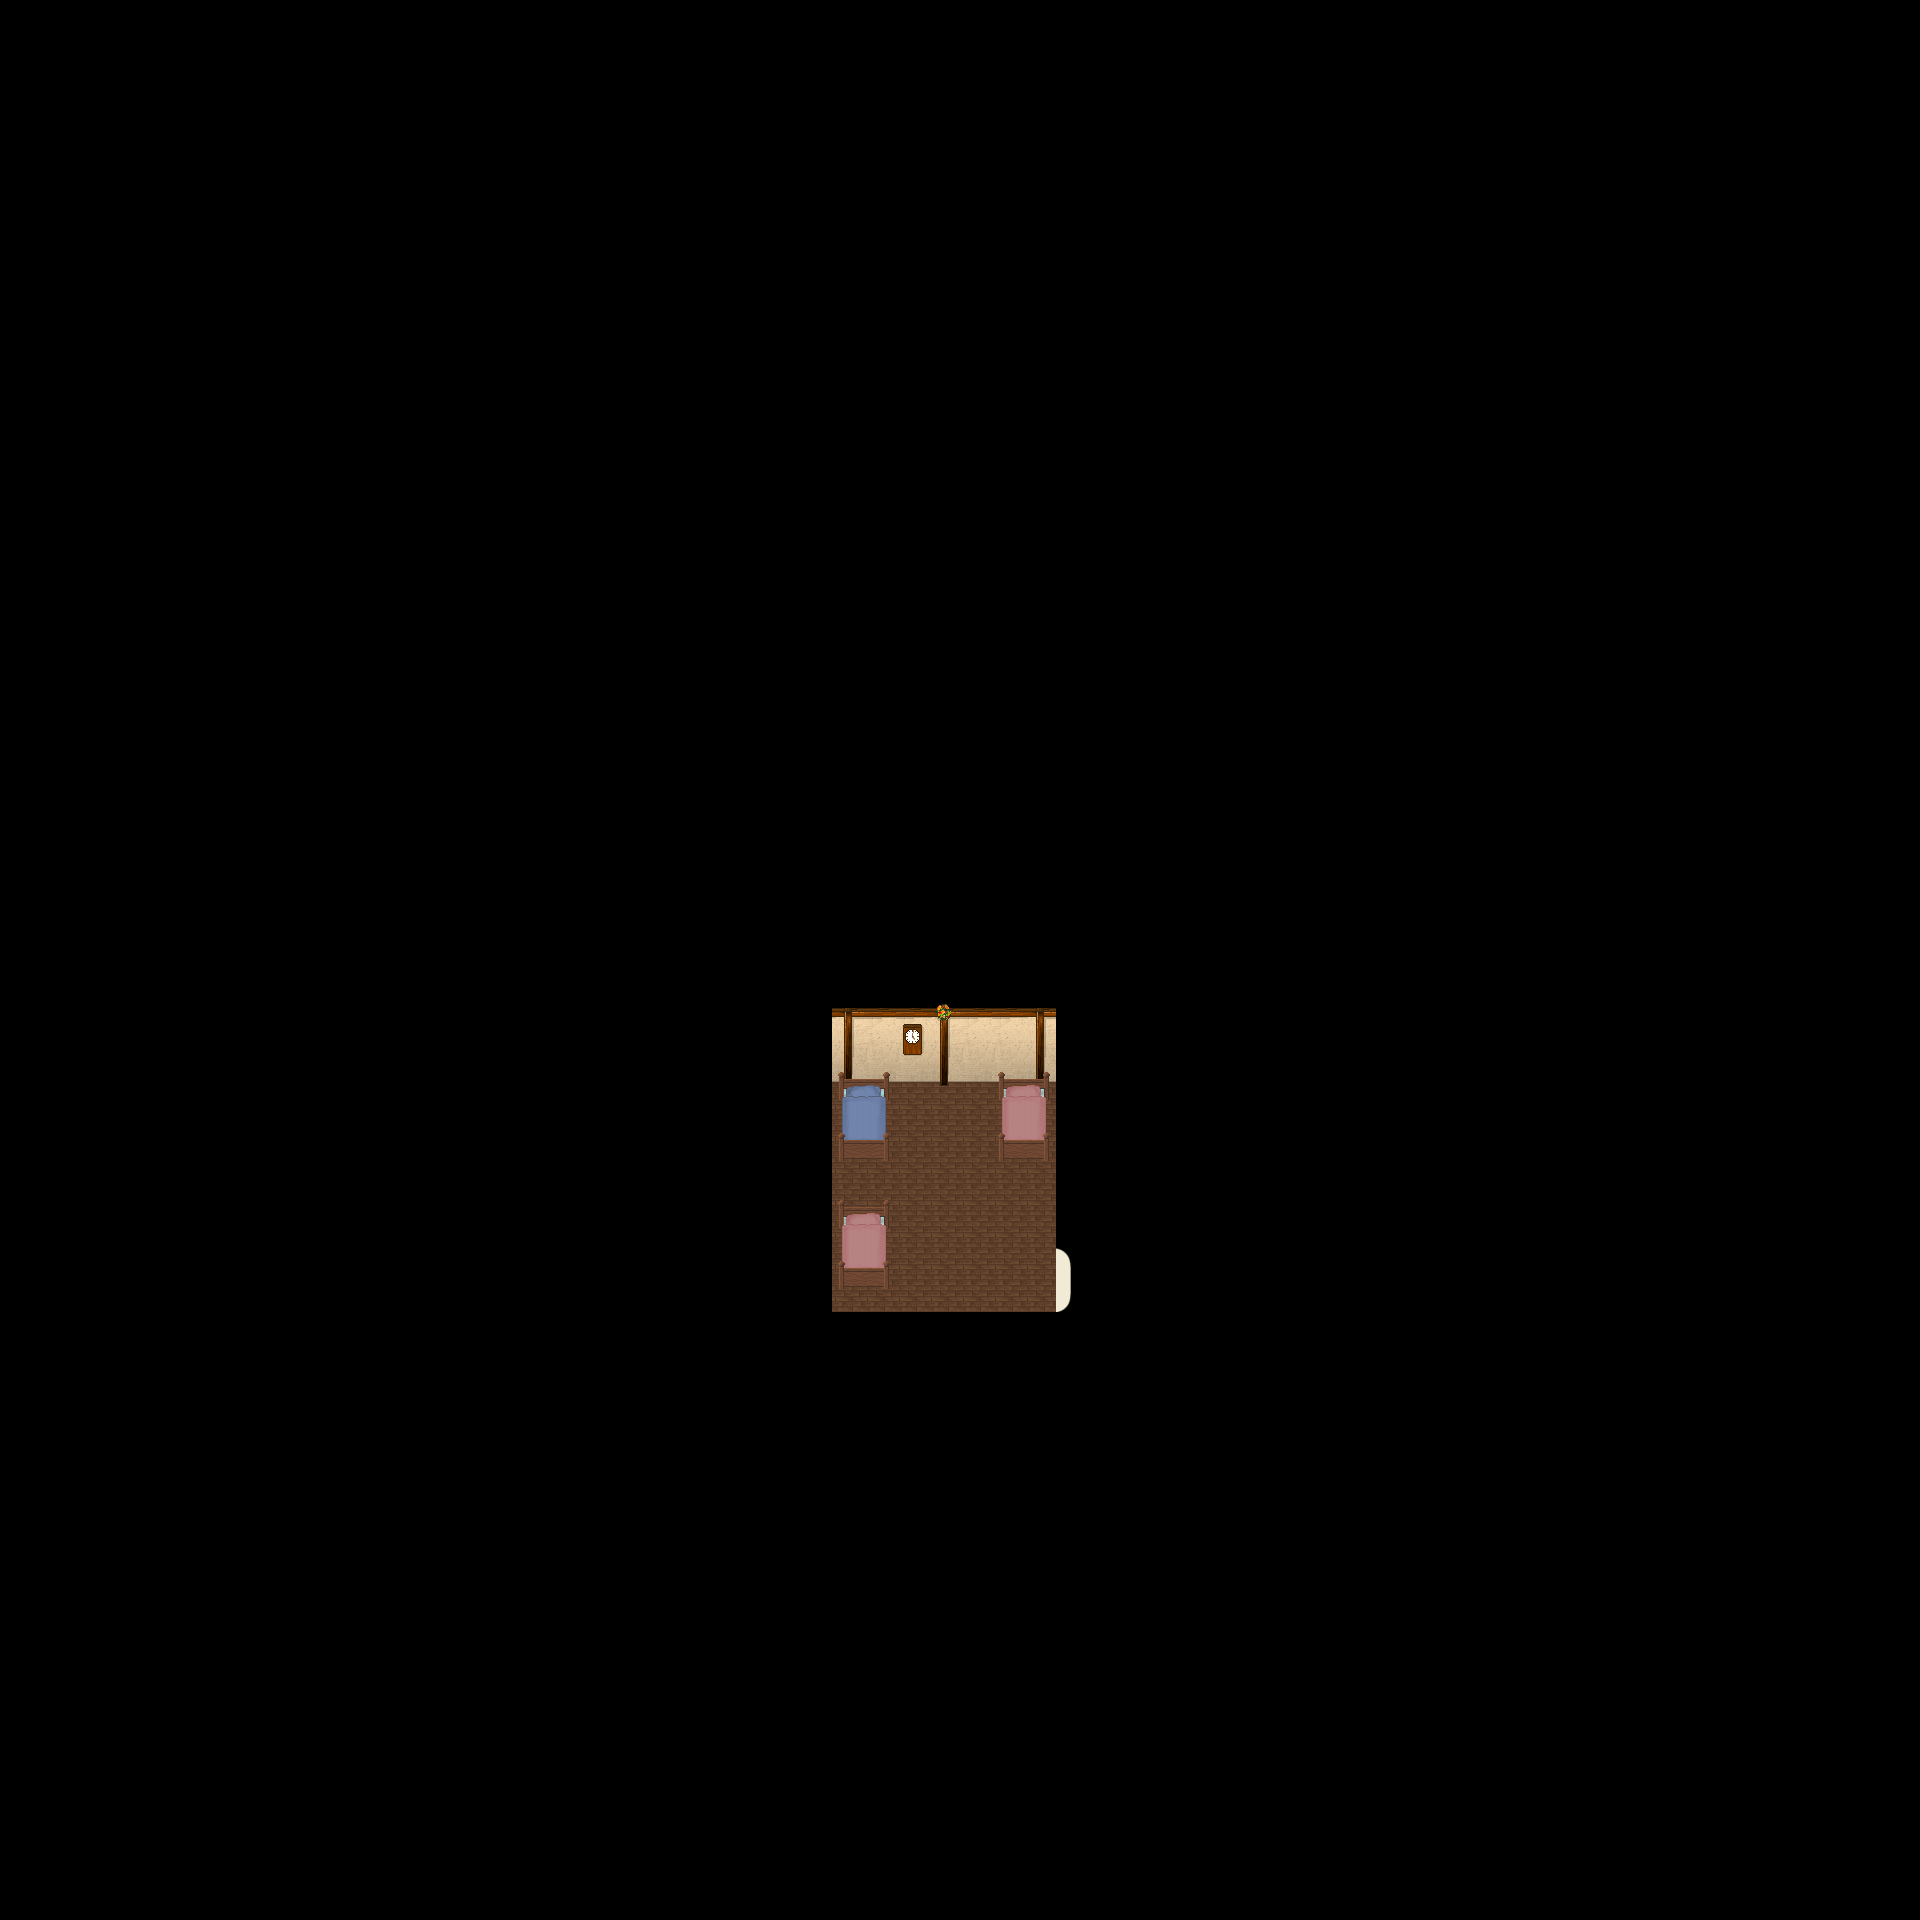

Below is a game level as drawn by its tile map, then a one-line description and the .tmx that defines it (tile-layer data replaced by summaries):
An orthogonal 60x60 tile map with 32x32 px tiles, 5 tile layers (Ground, Ground, Ground, Fringe, ...), 1 hidden layer not drawn, 6 tilesets and 2 objects (SCRIPT, WARP).

<map version="1.0" orientation="orthogonal" width="60" height="60" tilewidth="32" tileheight="32">
 <properties>
  <property name="music" value="faith.ogg" />
 </properties>
 <tileset firstgid="1" name="indoor3_32_32" tilewidth="32" tileheight="32">
  <image source="../graphics/tiles/indoor3_32_32.png" width="1024" height="1024" />
 </tileset>
 <tileset firstgid="1025" name="indoor2_32_32" tilewidth="32" tileheight="32">
  <image source="../graphics/tiles/indoor2_32_32.png" width="1024" height="1024" />
 </tileset>
 <tileset firstgid="2049" name="collision1_32_32" tilewidth="32" tileheight="32">
  <image source="../graphics/tiles/collision1_32_32.png" width="1024" height="1024" />
 </tileset>
 <tileset firstgid="3073" name="desert1_32_32" tilewidth="32" tileheight="32">
  <image source="../graphics/tiles/desert1_32_32.png" width="1024" height="1024" />
 </tileset>
 <tileset firstgid="4097" name="indoor2_32_64" tilewidth="32" tileheight="64">
  <image source="../graphics/tiles/indoor2_32_64.png" width="1024" height="1024" />
 </tileset>
 <tileset firstgid="4609" name="indoor2_32_96" tilewidth="32" tileheight="96">
  <image source="../graphics/tiles/indoor2_32_96.png" width="1024" height="960" />
 </tileset>
 <layer name="Ground" width="60" height="60">
  <data>[3600 cells, 3600 non-empty, 4 distinct tile ids]</data>
 </layer>
 <layer name="Ground" width="60" height="60">
  <data>[3600 cells, 21 non-empty, 8 distinct tile ids]</data>
 </layer>
 <layer name="Ground" width="60" height="60">
  <data>[3600 cells, 24 non-empty, 16 distinct tile ids]</data>
 </layer>
 <layer name="Fringe" width="60" height="60">
  <data>[3600 cells, 0 non-empty, 0 distinct tile ids]</data>
 </layer>
 <layer name="Over" width="60" height="60">
  <data>[3600 cells, 0 non-empty, 0 distinct tile ids]</data>
 </layer>
 <layer name="Collision" width="60" height="60" visible="0">
  <data>[3600 cells, 3569 non-empty, 1 distinct tile ids]</data>
 </layer>
 <objectgroup name="Object" width="60" height="60">
  <object name="External Map Events" type="SCRIPT" x="0" y="0">
   <properties>
    <property name="FILENAME" value="scripts/maps/iw-narva-flat01-o00-o00-n01.lua" />
   </properties>
  </object>
  <object name="Warp to house" type="WARP" x="1056" y="1248" width="32" height="64">
   <properties>
    <property name="DEST_MAP" value="iw-narva-flat01-o00-o00-o00" />
    <property name="DEST_X" value="960" />
    <property name="DEST_Y" value="1280" />
   </properties>
  </object>
 </objectgroup>
</map>
